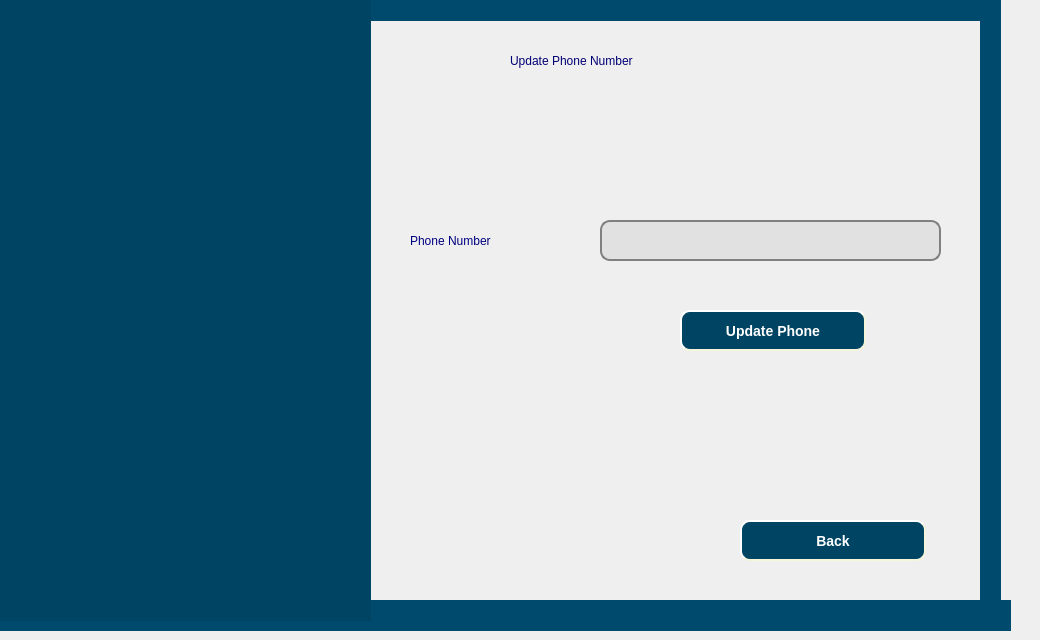
   <widget class="QWidget" name="update_phone_page">
    <widget class="QLabel" name="label_48">
     <property name="geometry">
      <rect>
       <x>-30</x>
       <y>0</y>
       <width>1031</width>
       <height>21</height>
      </rect>
     </property>
     <property name="styleSheet">
      <string notr="true">background-color: rgb(0, 74, 109);</string>
     </property>
     <property name="text">
      <string/>
     </property>
    </widget>
    <widget class="QLabel" name="label_49">
     <property name="geometry">
      <rect>
       <x>-20</x>
       <y>600</y>
       <width>1031</width>
       <height>31</height>
      </rect>
     </property>
     <property name="styleSheet">
      <string notr="true">background-color: rgb(0, 74, 109);</string>
     </property>
     <property name="text">
      <string/>
     </property>
    </widget>
    <widget class="QLabel" name="label_50">
     <property name="geometry">
      <rect>
       <x>980</x>
       <y>-10</y>
       <width>21</width>
       <height>631</height>
      </rect>
     </property>
     <property name="styleSheet">
      <string notr="true">background-color: rgb(0, 74, 109);</string>
     </property>
     <property name="text">
      <string/>
     </property>
    </widget>
    <widget class="QLabel" name="label_51">
     <property name="geometry">
      <rect>
       <x>0</x>
       <y>-10</y>
       <width>371</width>
       <height>631</height>
      </rect>
     </property>
     <property name="styleSheet">
      <string notr="true">background-color: rgb(0, 68, 99);</string>
     </property>
     <property name="text">
      <string/>
     </property>
    </widget>
    <widget class="QLabel" name="label_60">
     <property name="geometry">
      <rect>
       <x>510</x>
       <y>40</y>
       <width>371</width>
       <height>41</height>
      </rect>
     </property>
     <property name="styleSheet">
      <string notr="true">font: 75 24pt &quot;Times New Roman&quot;;
color: rgb(0, 0, 117);</string>
     </property>
     <property name="text">
      <string>Update Phone Number</string>
     </property>
    </widget>
    <widget class="QLabel" name="user_name_D_2">
     <property name="geometry">
      <rect>
       <x>410</x>
       <y>220</y>
       <width>191</width>
       <height>41</height>
      </rect>
     </property>
     <property name="styleSheet">
      <string notr="true">font: 75 16pt &quot;Times New Roman&quot;;
color: rgb(0, 0, 127);</string>
     </property>
     <property name="text">
      <string>Phone Number</string>
     </property>
    </widget>
    <widget class="QLineEdit" name="update_phone_input">
     <property name="geometry">
      <rect>
       <x>600</x>
       <y>220</y>
       <width>341</width>
       <height>41</height>
      </rect>
     </property>
     <property name="styleSheet">
      <string notr="true">QLineEdit{ 
                                        background-color:rgb(225, 225, 225);
                                        border: 2px solid gray;
                                        border-radius: 10px;
                                        padding: 0 8px;
                                        font-size: 16px;}</string>
     </property>
     <property name="placeholderText">
      <string/>
     </property>
    </widget>
    <widget class="QPushButton" name="backUP_phoneto_update_button">
     <property name="geometry">
      <rect>
       <x>740</x>
       <y>520</y>
       <width>186</width>
       <height>41</height>
      </rect>
     </property>
     <property name="styleSheet">
      <string notr="true">QPushButton {
      background-color: rgb(0,68,99);
      color:white;
      border-style: outset;
      border-width: 2px;
      border-radius: 10px;
      border-color: beige;
      font: bold 14px;
      min-width: 10em;
      padding: 6px;
  }
QPushButton:pressed {
    background-color: green;
}</string>
     </property>
     <property name="text">
      <string>Back</string>
     </property>
    </widget>
    <widget class="QPushButton" name="update_phonePg_button">
     <property name="geometry">
      <rect>
       <x>680</x>
       <y>310</y>
       <width>186</width>
       <height>41</height>
      </rect>
     </property>
     <property name="styleSheet">
      <string notr="true">QPushButton {
      background-color: rgb(0,68,99);
      color:white;
      border-style: outset;
      border-width: 2px;
      border-radius: 10px;
      border-color: beige;
      font: bold 14px;
      min-width: 10em;
      padding: 6px;
  }
QPushButton:pressed {
    background-color: green;
}</string>
     </property>
     <property name="text">
      <string>Update Phone</string>
     </property>
    </widget>
    <widget class="QLabel" name="label_80">
     <property name="geometry">
      <rect>
       <x>0</x>
       <y>0</y>
       <width>371</width>
       <height>281</height>
      </rect>
     </property>
     <property name="text">
      <string/>
     </property>
     <property name="pixmap">
      <pixmap resource="image.qrc">:/image/pic/logo.PNG</pixmap>
     </property>
     <property name="scaledContents">
      <bool>true</bool>
     </property>
    </widget>
   </widget>
